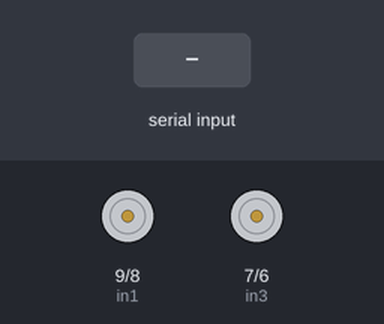
Bench run of a sketch on a simulated Arduino Uno, built with avr-gcc and run on an emulated ATmega328P. On the bench: motor-driver pin pairs drawn as motors (green arrow = first pin HIGH = forward, orange = second pin HIGH = backward, longer = more drive, scaled by the enable pin). The test bench sets the inputs (shaded band).

Above: at 1.2 s.
1.3 s: "0" received over Serial
At 2.3 s:
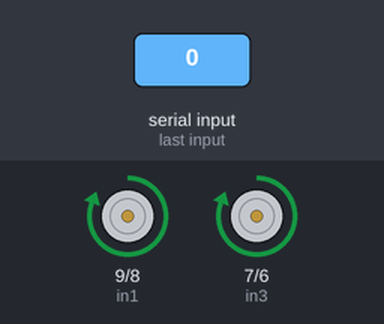
2.8 s: "1" received over Serial
At 3.4 s:
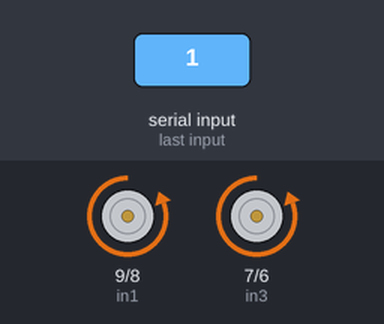
4.3 s: "2" received over Serial
At 4.6 s:
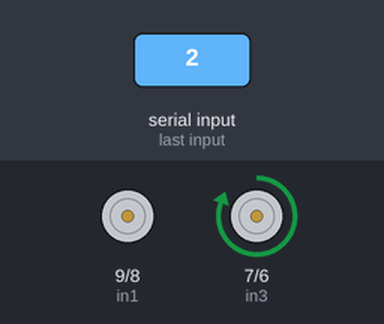
5.8 s: "3" received over Serial
At 6.9 s:
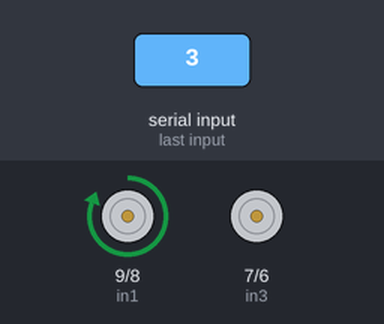
7.3 s: "4" received over Serial
At 8.1 s:
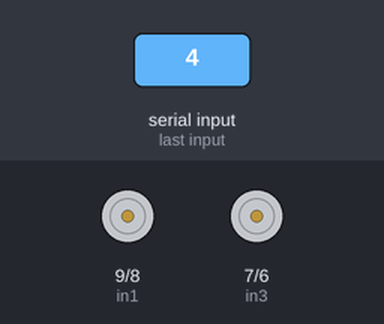
Timing chart, 0 to 9.8 s (numbered marks = the images above; inputs shaded):
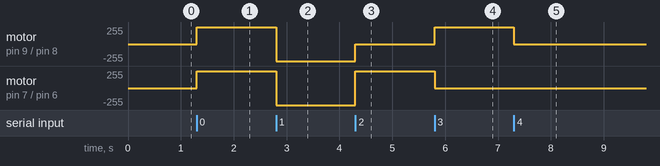

The sketch:

DCMotorCodeVr_1.ino
```cpp
//DC motor control through bluetooth
// motor one
//edited tested
//edited
int enA = 10;
int in1 = 9;
int in2 = 8;
// motor two
int enB = 5;
int in3 = 7;
int in4 = 6;
int state=4;
void setup()
{
  // set all the motor control pins to outputs
  pinMode(enA, OUTPUT);
  pinMode(enB, OUTPUT);
  pinMode(in1, OUTPUT);
  pinMode(in2, OUTPUT);
  pinMode(in3, OUTPUT);
  pinMode(in4, OUTPUT);
  Serial.begin(9600);
}
//move forward
void forward()
{ //moves motor in forward direction
  digitalWrite(in1, HIGH);
  digitalWrite(in2, LOW);
  analogWrite(enA,255);
  digitalWrite(in3, HIGH);
  digitalWrite(in4,LOW);
   analogWrite(enB,255);

 }

void reverse()
{
  digitalWrite(in1, LOW);
  digitalWrite(in2, HIGH);
  analogWrite(enA,255);
  digitalWrite(in3, LOW);
  digitalWrite(in4, HIGH);
  analogWrite(enB,255);

}

void right()
{
  digitalWrite(in1, HIGH);
  digitalWrite(in2, LOW);
  analogWrite(enA,255);
  digitalWrite(in3,HIGH);
  digitalWrite(in4, LOW);
  analogWrite(enB,0);

}

void left()
{
  digitalWrite(in1, HIGH);
  digitalWrite(in2, LOW);
  analogWrite(enA,0);
  digitalWrite(in3, HIGH);
  digitalWrite(in4, LOW);
  analogWrite(enB,255);


}

void mstop()
{
  digitalWrite(in1, LOW);
  digitalWrite(in2, LOW);
  digitalWrite(in3, LOW);
  digitalWrite(in4, LOW);
}

void loop()
{


   if(Serial.available() > 0) // Checks whether data is comming from the serial port
   {

       state = Serial.read(); // Reads the data from the serial port

       switch(state)
       {
        case '0' : forward(); break;
        case '1' : reverse(); break;
        case '2' : left();      break;
        case '3' : right();     break;
        case '4' : mstop();     break;
       }
   }


}
```

Measured:
- after the input at 1.3 s, motor on pin 9 (in1) / pin 8 (in2), motor on pin 7 (in3) / pin 6 (in4): stopped → forward 255/255 at once
- after the input at 2.8 s, motor on pin 9 (in1) / pin 8 (in2), motor on pin 7 (in3) / pin 6 (in4): forward 255/255 → backward 255/255 at once
- after the input at 4.3 s, motor on pin 9 (in1) / pin 8 (in2): backward 255/255 → stopped at once; motor on pin 7 (in3) / pin 6 (in4): backward 255/255 → forward 255/255 at once
- after the input at 5.8 s, motor on pin 9 (in1) / pin 8 (in2): stopped → forward 255/255 at once; motor on pin 7 (in3) / pin 6 (in4): forward 255/255 → stopped at once
- after the input at 7.3 s, motor on pin 9 (in1) / pin 8 (in2): forward 255/255 → stopped at once
